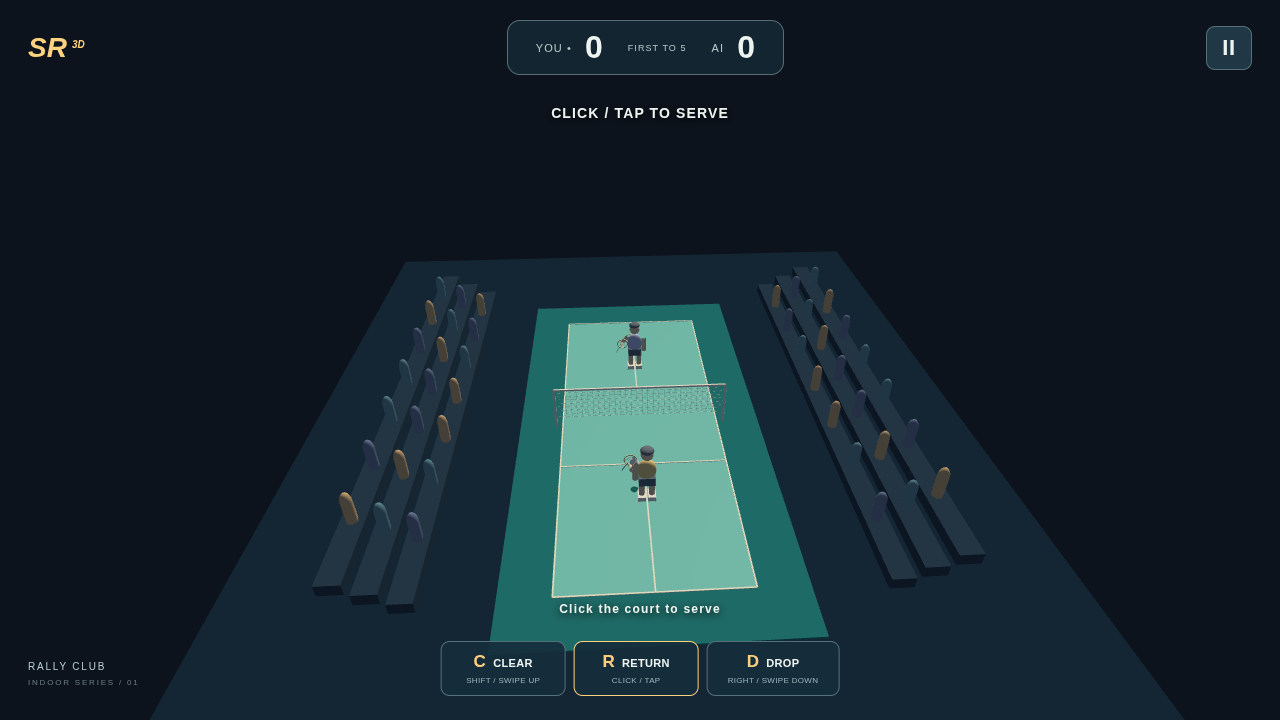
#> input picture projects/SmashRally3D/verification/before/ready.png, 1280 x 720 px, found by its file name
$ python build-point-camera-review.py
#> lines starting #> are read from the running program, lines starting #| are printed output that depends on the picture
"""Compose literal browser sources, preserving their original aspect and provenance."""
from pathlib import Path
import hashlib,json,subprocess
from PIL import Image,ImageDraw,ImageFont,ImageOps
b=Path(__file__).resolve().parents[1]/'verification/point-camera-20261017';out=b/'delivery';out.mkdir(exist_ok=True)
font=lambda n:ImageFont.truetype('/usr/share/fonts/truetype/dejavu/DejaVuSans.ttf',n)
proof=[]
canvas=Image.new('RGB',(2400,1840),'#142536');draw=ImageDraw.Draw(canvas)
#> after `canvas = Image.new('RGB', (2400, 1840), '#142536')`:
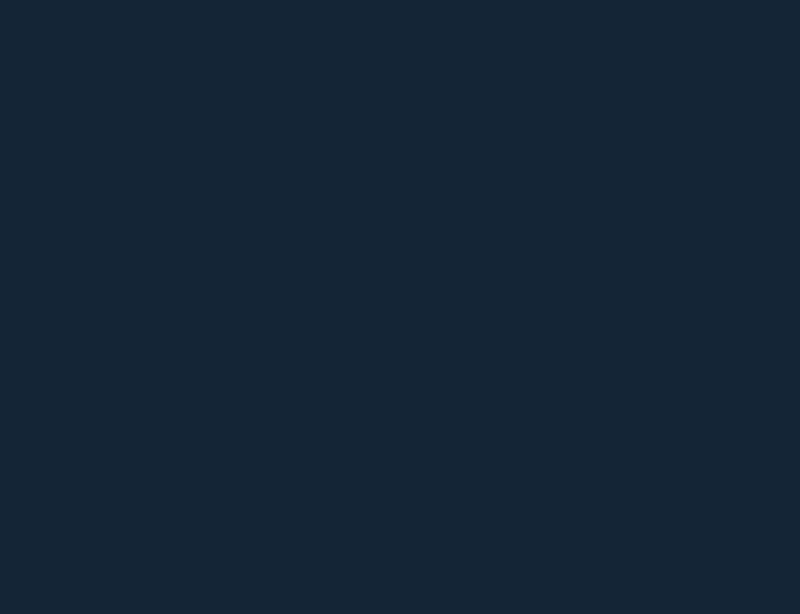
#> canvas: PIL image 2400x1840 RGB (shown at 1/3 size); mean R, G, B 20, 37, 54
draw.text((12,8),'Actual independent UI matches | 4800 baseline / point-camera fix | not identical poses or continuous playback review',font=font(26),fill='white')
for i,(phase,title) in enumerate([('ready','Serve-ready'),('rally','Rally'),('point-late','Your point'),('results','Results (modal)'),('restart-ready','Restart ready'),('restart-rally','Restart rally')]):
 for j,(folder,label) in enumerate([('before-portrait','BEFORE4800'),('after-portrait','AFTER90e8cf1')]):
  source=b/folder/(phase+'.png');image=Image.open(source).convert('RGB');image.thumbnail((390,844));x=(i%3)*800+j*400;y=52+(i//3)*890
#> further down, image is the input picture: PIL image 1280x720 RGB; mean R, G, B 22, 38, 46.3
  draw.text((x+6,y),title+' / '+label,font=font(19),fill='#ffdc98');canvas.paste(image,(x,y+30));proof.append({'file':str(source.relative_to(b)),'sha256':hashlib.sha256(source.read_bytes()).hexdigest()})
#> pass 2 of the loop `for i,(phase,title) in enumerate([('ready','Serve-ready'),('rally','Ra..`:
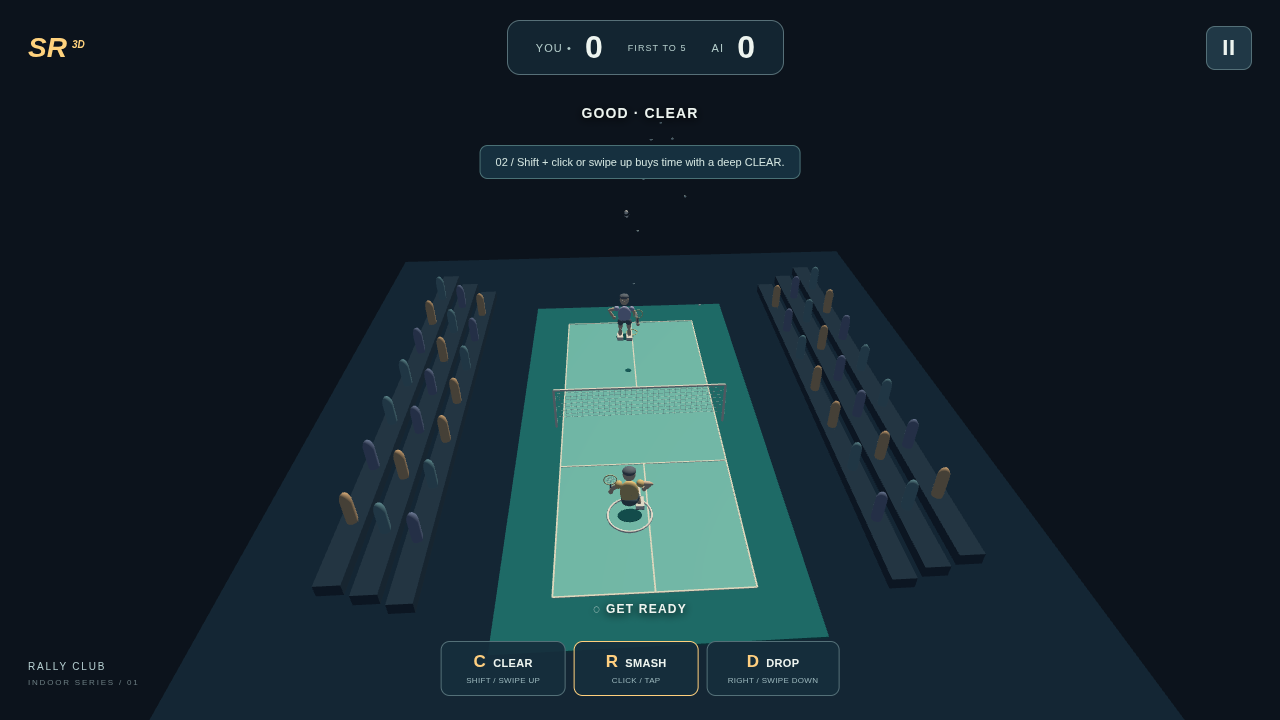
#> input picture projects/SmashRally3D/verification/after/rally.png, 1280 x 720 px, found by its file name
#> image is the input picture: PIL image 1280x720 RGB; mean R, G, B 22.3, 38.5, 46.8
#> image: PIL image 390x219 RGB
#> `canvas.paste(image, (x, y + 30))`:
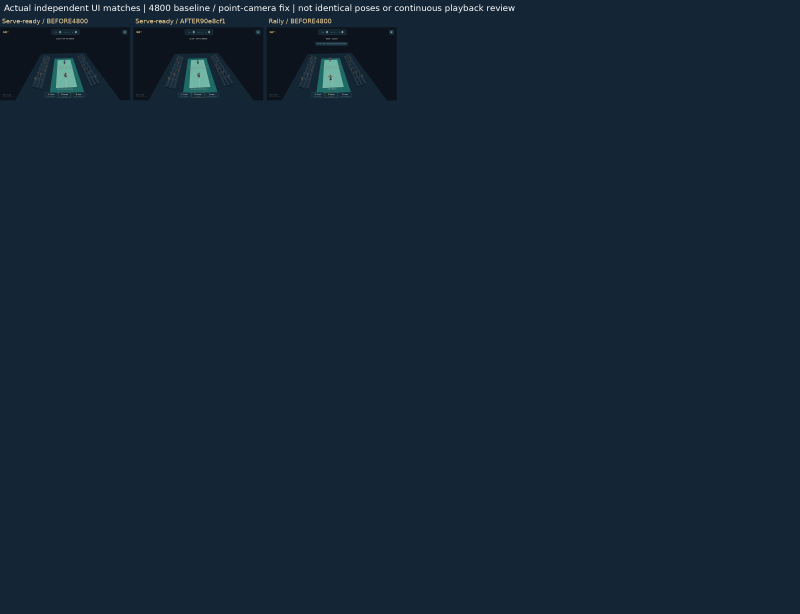
#> canvas: PIL image 2400x1840 RGB (shown at 1/3 size); mean R, G, B 20.7, 37.6, 54
#> (the run stopped early here; a loop or call above may not have finished)
